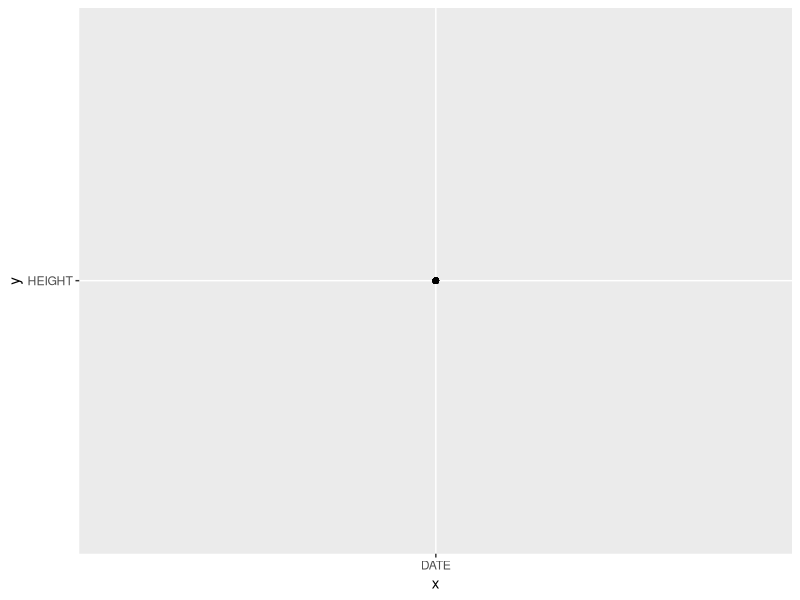
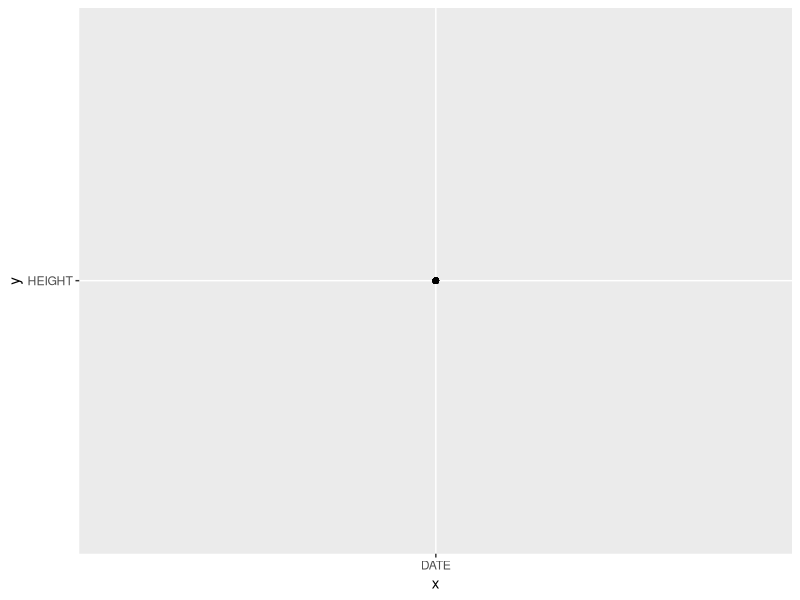

These figures' R source, in order:
## ---- chunk 1
knitr::opts_chunk$set(echo = TRUE)
## ---- chunk 2
library(tidyverse)
library(readr)
library(ggplot2)
womensPoleVault <- read.table("womenspolevault.txt", sep = '%', quote = "\"")
newWomens <- tidyr::separate(womensPoleVault, V1, c('EMPTY', 'RANK', 'HEIGHT', 
  'NAME', 'COUNTRY', 'BIRTHDATE', 'NUM', 'LOCATION', 'DATE'), sep = "\\s{2,}", ) %>%
  select(-EMPTY)
head(newWomens)
mensPoleVault <- read.table("menspolevault.txt", sep = '%', quote = "\"")
newMens <- tidyr::separate(mensPoleVault, V1, c('EMPTY', 'RANK', 'HEIGHT', 
  'NAME', 'COUNTRY', 'BIRTHDATE', 'NUM', 'LOCATION', 'DATE'), sep = "\\s{2,}", ) %>%
  select(-EMPTY)
head(newMens)


## ---- chunk 3
womensSimplified <- newWomens %>% select('HEIGHT', 'DATE')
mensSimplified <- newMens %>% select('HEIGHT', 'DATE')
## ---- chunk 4
ggplot(womensSimplified, aes(x = 'DATE', y = 'HEIGHT')) + geom_point()
       
ggplot(mensSimplified, aes(x = 'DATE', y = 'HEIGHT')) + geom_point()

